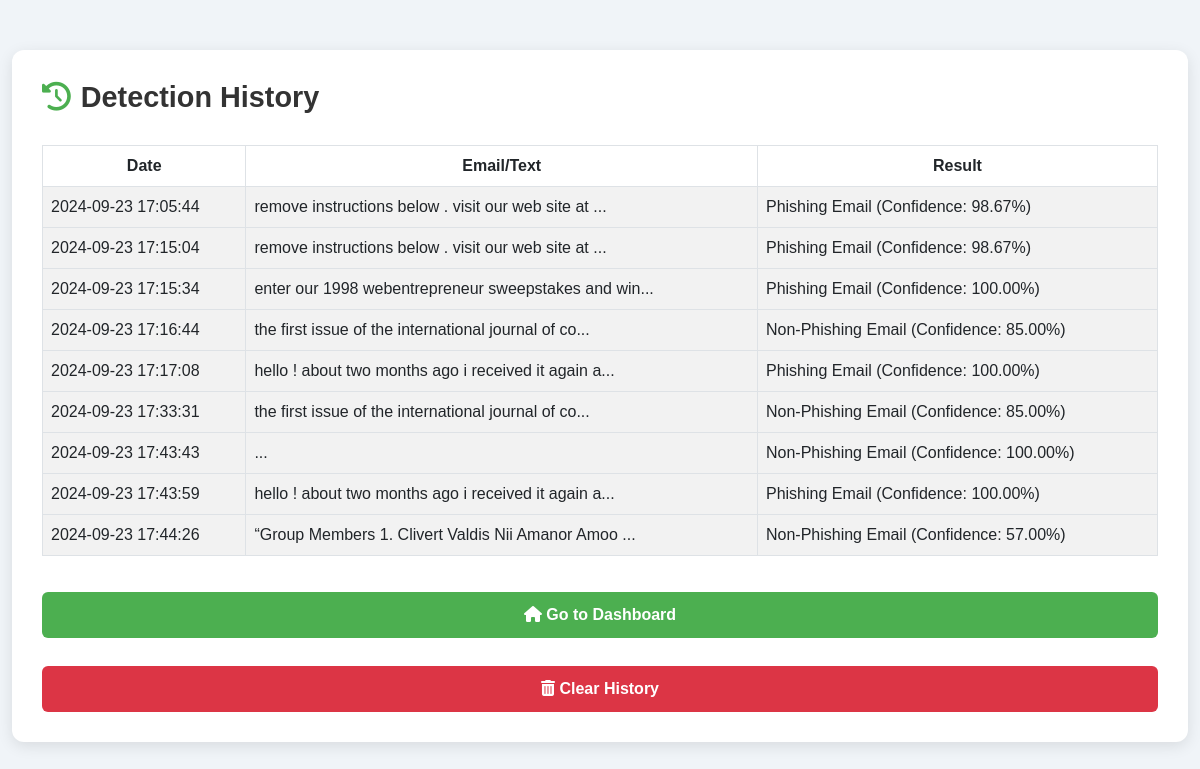
The page /history (signed in) on the database its author committed.
### tables this page shows
CREATE TABLE detection_history (
                    id INTEGER PRIMARY KEY AUTOINCREMENT,
                    user_id INTEGER,
                    email_text TEXT,
                    result TEXT,
                    detection_date TIMESTAMP DEFAULT CURRENT_TIMESTAMP,
                    FOREIGN KEY (user_id) REFERENCES users(id) ON DELETE CASCADE
                );

### app.py (the view)
@app.route('/history')
@login_required
def history():
    conn = get_db_connection()
    if conn:
        history = conn.execute('SELECT * FROM detection_history WHERE user_id = ?', (current_user.id,)).fetchall()
        conn.close()
        return render_template('history.html', history=history)
    else:
        flash('Error fetching history', 'danger')
        return redirect(url_for('index'))

### app.py (called while the page is built)
@login_manager.user_loader
def load_user(user_id):
    return User(user_id)

def get_db_connection():
    try:
        conn = sqlite3.connect('users.db')  # Connect to SQLite database
        conn.row_factory = sqlite3.Row  # Return rows as dictionaries
        return conn
    except sqlite3.Error as e:
        logging.error(f"Database connection error: {e}")
        return None

### templates/history.html (shortened to what this page needs)
<!DOCTYPE html>
<html lang="en">
<head>
    <link href="https://cdn.jsdelivr.net/npm/bootstrap@5.3.0-alpha1/dist/css/bootstrap.min.css" rel="stylesheet">
    <link href="https://cdnjs.cloudflare.com/ajax/libs/font-awesome/6.0.0-beta3/css/all.min.css" rel="stylesheet">
</head>
<body>
    <div class="container">
        <div class="history-container">
            <h2><i class="fas fa-history"></i> Detection History</h2>
            {% if history %}
            <table class="table table-striped table-bordered">
                <thead>
                    <tr>
                        <th>Date</th>
                        <th>Email/Text</th>
                        <th>Result</th>
                    </tr>
                </thead>
                <tbody>
                    {% for entry in history %}
                    <tr>
                        <td>{{ entry['detection_date'] }}</td>
                        <td>{{ entry['email_text'][:50] }}...</td>
                        <td>{{ entry['result'] }}</td>
                    </tr>
                    {% endfor %}
                </tbody>
            </table>
            {% else %}
                <p>No detection history found.</p>
            {% endif %}
            <div class="d-grid gap-2">
                <a href="{{ url_for('index') }}" class="btn btn-custom"><i class="fas fa-home"></i> Go to Dashboard</a>
                <button class="btn btn-clear" data-bs-toggle="modal" data-bs-target="#clearHistoryModal">
                    <i class="fas fa-trash-alt"></i> Clear History
                </button>
            </div>
        </div>
    </div>
</body>
</html>

### templates/history.html (style rules this page uses)
body { font-family: 'Poppins', sans-serif; background-color: #f0f4f8; color: #333; margin: 0; padding: 0; animation: fadeIn 1s ease-in-out; }
.container { margin-top: 50px; max-width: 1200px; }
.history-container { background-color: #ffffff; padding: 30px; border-radius: 12px; box-shadow: 0 4px 15px rgba(0, 0, 0, 0.1); }
.history-container h2 { display: flex; align-items: center; margin-bottom: 30px; font-size: 1.8rem; font-weight: 600; color: #333; }
.history-container h2 i { margin-right: 10px; color: #4CAF50; }
table { width: 100%; border-collapse: collapse; margin-bottom: 20px; }
th { background-color: #4CAF50; color: #000000; font-weight: bold; text-align: center; padding: 10px; }
td { padding: 15px; background-color: #f9f9f9; color: #555; }
tr:nth-child(even) td { background-color: #f2f2f2; }
.btn-custom { background-color: #4CAF50; color: white; font-size: 1rem; font-weight: 600; transition: background-color 0.3s ease, transform 0.2s ease; }
.btn-clear { background-color: #dc3545; color: white; font-size: 1rem; font-weight: 600; }
.d-grid .btn { padding: 10px 0; margin-top: 20px; }

### rows shown on the page
detection_history: detection_date "2024-09-23 17:05:44", email_text "remove instructions below . visit our web site at", result "Phishing Email (Confidence: 98.67%)"
detection_history: detection_date "2024-09-23 17:15:04", email_text "remove instructions below . visit our web site at", result "Phishing Email (Confidence: 98.67%)"
detection_history: detection_date "2024-09-23 17:15:34", email_text "enter our 1998 webentrepreneur sweepstakes and win", result "Phishing Email (Confidence: 100.00%)"
detection_history: detection_date "2024-09-23 17:16:44", email_text "the first issue of the international journal of co", result "Non-Phishing Email (Confidence: 85.00%)"
detection_history: detection_date "2024-09-23 17:17:08", email_text "hello ! about two months ago i received it again a", result "Phishing Email (Confidence: 100.00%)"
detection_history: detection_date "2024-09-23 17:33:31", email_text "the first issue of the international journal of co", result "Non-Phishing Email (Confidence: 85.00%)"
detection_history: detection_date "2024-09-23 17:43:43", result "Non-Phishing Email (Confidence: 100.00%)"
detection_history: detection_date "2024-09-23 17:43:59", email_text "hello ! about two months ago i received it again a", result "Phishing Email (Confidence: 100.00%)"
detection_history: detection_date "2024-09-23 17:44:26", email_text "“Group Members 1. Clivert Valdis Nii Amanor Amoo", result "Non-Phishing Email (Confidence: 57.00%)"
